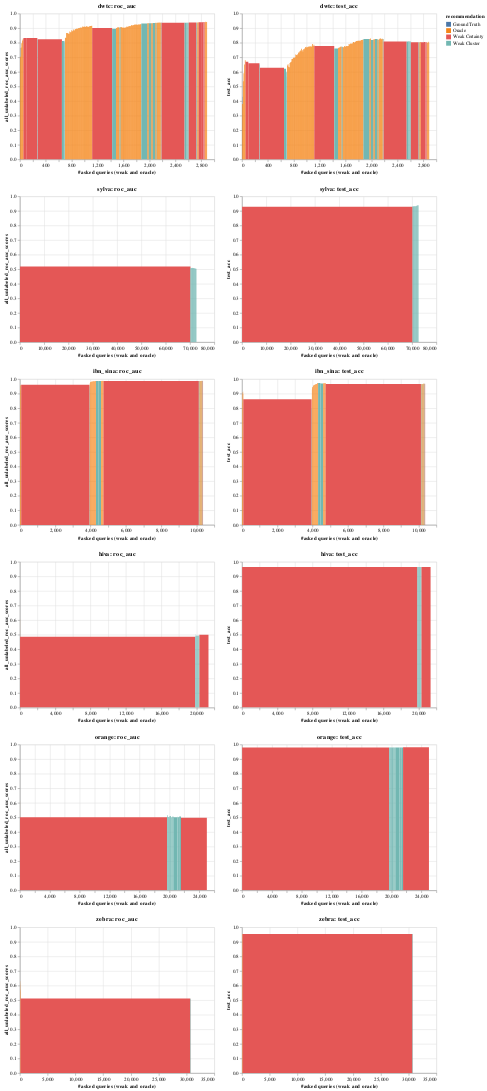

The notebook cell this image was saved under:
### Code cell
pre_fetch_data(5)
visualise_top_n(5)
